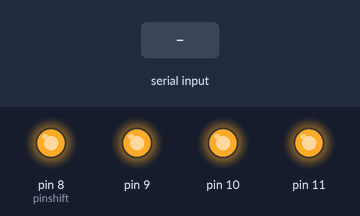
A sketch run on a simulated Arduino Uno, built with avr-gcc and run on an emulated ATmega328P. Shown: output pins drawn as LEDs (lit = HIGH). The inputs (shaded band) are chosen by the test bench. What the sketch prints to the serial monitor is not drawn.

Above: at 1.2 s.
1.3 s: "1" received over Serial
At 1.6 s:
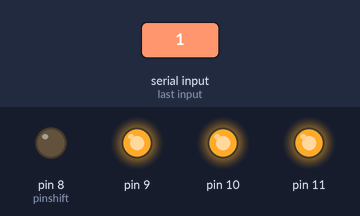
2.8 s: "1" received over Serial
At 4.0 s:
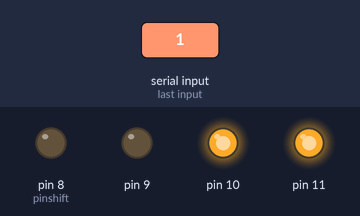
Timing chart, 0 to 5.8 s (numbered marks = the images above; inputs shaded):
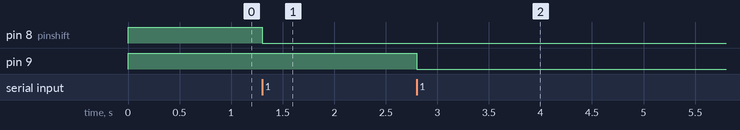

The sketch:

Spray_Array_Control.ino
```cpp
int value=0;
const byte sprayheads = 4;             // number of sprayheads
byte Spray[4];                        //an array to store spray solenoid postions

boolean newData = false;


void setup()
   {
      Serial.begin(9600);
      pinMode(8, OUTPUT);
      pinMode(9, OUTPUT);
      pinMode(10, OUTPUT);
      pinMode(11, OUTPUT);
      digitalWrite (8, HIGH);
      digitalWrite (9, HIGH);
      digitalWrite (10, HIGH);
      digitalWrite (11, HIGH);
      Serial.println("Connection established...");
   }

void loop()
   {

      recvWithEndMarker();
      showNewData();

      }

void recvWithEndMarker() {
    static byte ndx = 0;
    char endMarker = '7';
    char rc;

    while (Serial.available() > 0 && newData == false) {
        rc = Serial.read();

        if (rc != endMarker) {
            Spray[ndx] = rc;
            ndx++;
            if (ndx >= sprayheads) {
                ndx = sprayheads - 1;
            }
        }
        else {
            Spray[ndx] = '\0'; // terminate the string
            ndx = 0;
            newData = true;
        }
    }
}


void showNewData() {

  int head = 0;
  int heads = 4;
  int pinshift = 8;     //makes sure the correct pins are used, we are starting from 8
  int a = 0;

  while ( head < heads ){

    a = head + pinshift;

        if (Spray[head] == '1')
        digitalWrite (a, LOW);


        else if (Spray[head] == '0')
        digitalWrite (a, HIGH);

        head++;


       }

        newData = false;

    }
```

Measured:
- after the input at 1.3 s, pin 8 (pinshift): HIGH → LOW at once
- after the input at 2.8 s, pin 9: HIGH → LOW at once
